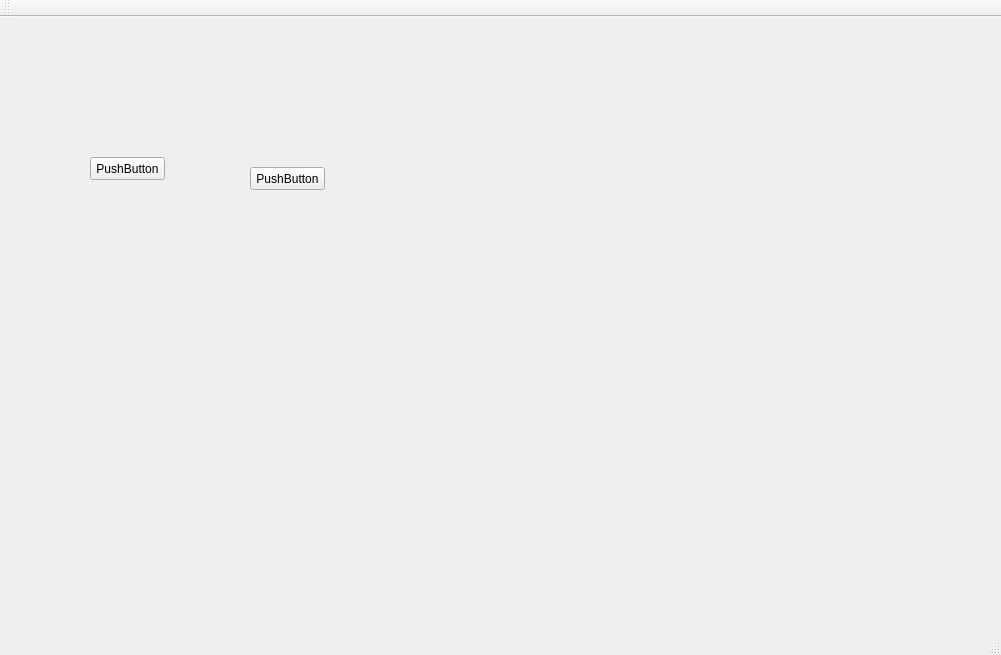
<?xml version="1.0" encoding="UTF-8"?>
<ui version="4.0">
 <class>MainWindow</class>
 <widget class="QMainWindow" name="MainWindow">
  <property name="geometry">
   <rect>
    <x>0</x>
    <y>0</y>
    <width>1001</width>
    <height>655</height>
   </rect>
  </property>
  <property name="windowTitle">
   <string>MainWindow</string>
  </property>
  <widget class="QWidget" name="centralWidget">
   <widget class="QPushButton" name="pushButton">
    <property name="geometry">
     <rect>
      <x>90</x>
      <y>140</y>
      <width>75</width>
      <height>23</height>
     </rect>
    </property>
    <property name="text">
     <string>PushButton</string>
    </property>
   </widget>
   <widget class="QPushButton" name="pushButton_2">
    <property name="geometry">
     <rect>
      <x>250</x>
      <y>150</y>
      <width>75</width>
      <height>23</height>
     </rect>
    </property>
    <property name="text">
     <string>PushButton</string>
    </property>
   </widget>
  </widget>
  <widget class="QMenuBar" name="menuBar">
   <property name="geometry">
    <rect>
     <x>0</x>
     <y>0</y>
     <width>1001</width>
     <height>23</height>
    </rect>
   </property>
  </widget>
  <widget class="QToolBar" name="mainToolBar">
   <attribute name="toolBarArea">
    <enum>TopToolBarArea</enum>
   </attribute>
   <attribute name="toolBarBreak">
    <bool>false</bool>
   </attribute>
  </widget>
  <widget class="QStatusBar" name="statusBar"/>
 </widget>
 <layoutdefault spacing="6" margin="11"/>
 <resources/>
 <connections/>
</ui>
